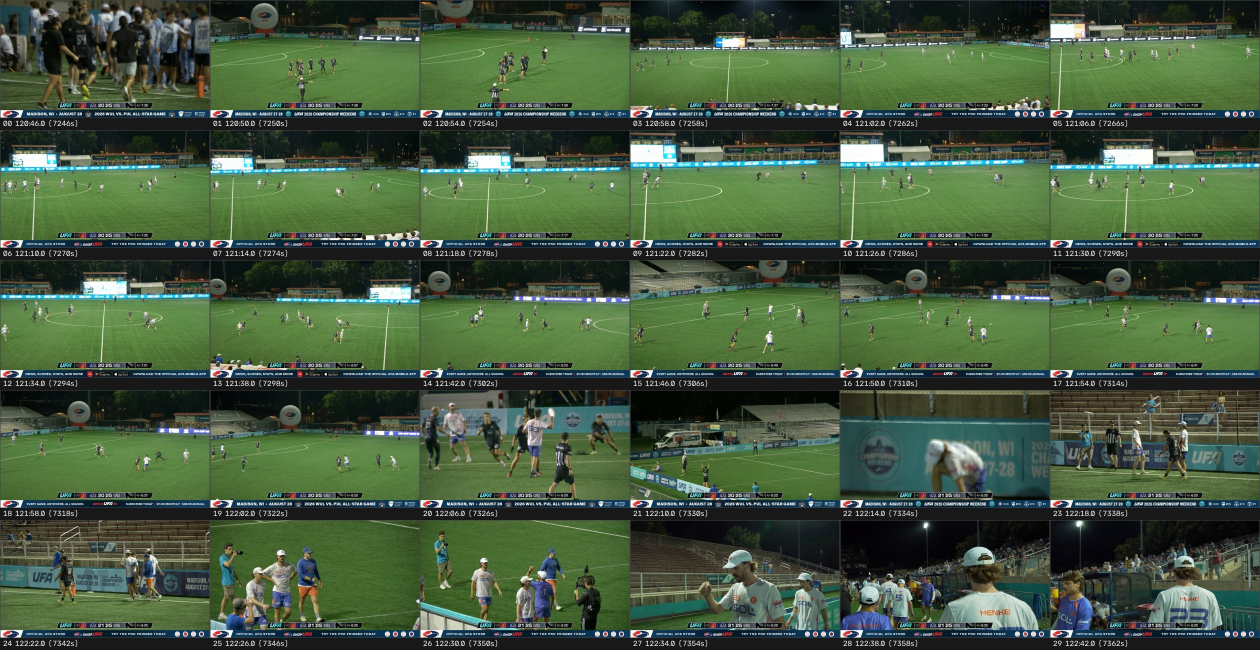
#> input picture eval/m0/pick_a_sheet.jpg, 2520 x 1300 px (shown at 1/2 size)
$ python -i measure.py   (imports and definitions only)
#> lines starting #> are read from the running program, lines starting #| are printed output that depends on the picture; after the words box and inside, x2 and y2 are one past the last pixel; in counts of white or black regions, pixels touching at a corner belong together
#> further down, picture is the input picture: shape (1300, 2520, 3); mean B, G, R 63.3, 89.1, 68.4
"""Measure players on real frames, without a detector.

M0 has to answer "how tall is a player in pixels" and "are the two kits
separable" before any detector exists. The trick is that a grass pitch is the
easiest background in sport: segment the green, and what is left standing on it
is people.

Method, per frame:

  1. HSV threshold for grass -> a green mask.
  2. Largest connected green component, convex-hulled -> the playing surface.
     This is what keeps the crowd, the stands and the sideline out of the count.
  3. Inside the surface, non-green pixels are candidate foreground.
  4. Painted lines are removed by an opening with a wide horizontal kernel
     (lines are locally wide and flat; players are not).
  5. Connected components, filtered on area, height and aspect ratio.

Everything is thresholds, so everything is arguable. That is why the tool always
writes an annotated overlay next to the numbers: the numbers are only worth what
a human sees when they look at the overlay. Check it before quoting anything.

    python -m tools.measure blobs --frames survey/uniform --out eval/m0/blobs
    python -m tools.measure crops --frame survey/uniform/012_t3000.0.png --out eval/m0/crops
"""

from __future__ import annotations

import argparse
import json
from dataclasses import asdict, dataclass
from pathlib import Path

import cv2
import numpy as np

# Grass, in OpenCV HSV (H 0-179). Wide enough for sun and shadow on the same
# pitch, tight enough to exclude the blue/black Wind Chill kit and the stands.
GRASS_LO = np.array([28, 40, 40], dtype=np.uint8)
GRASS_HI = np.array([95, 255, 255], dtype=np.uint8)

MIN_BLOB_AREA = 40
MIN_H = 6
MAX_H = 400
MIN_ASPECT = 0.9   # height / width
MAX_ASPECT = 9.0


@dataclass
class Blob:
    x: int
    y: int
    w: int
    h: int
    area: int
    fill: float          # blob area / bbox area; a person is ~0.4-0.7
    aspect: float
    foot_y: int
    torso_lab: tuple[float, float, float]
    torso_bgr: tuple[float, float, float]


def field_mask(bgr: np.ndarray) -> tuple[np.ndarray, np.ndarray]:
    """Return (grass mask, filled playing-surface mask).

    The fill is done per column between the first and last grass row rather than
    by flood fill. A flood fill seeded at a corner silently inverts whenever the
    grass happens to touch that corner, which turns the whole sky into playing
    surface; the column band cannot fail that way, and it is also the right
    shape for the job, since the surface really is one contiguous vertical run
    in every column of a broadcast frame.
    """
    hsv = cv2.cvtColor(bgr, cv2.COLOR_BGR2HSV)
#> hsv: shape (1300, 2520, 3); mean H, S, V 57.6, 100.8, 92.2
    grass = cv2.inRange(hsv, GRASS_LO, GRASS_HI)
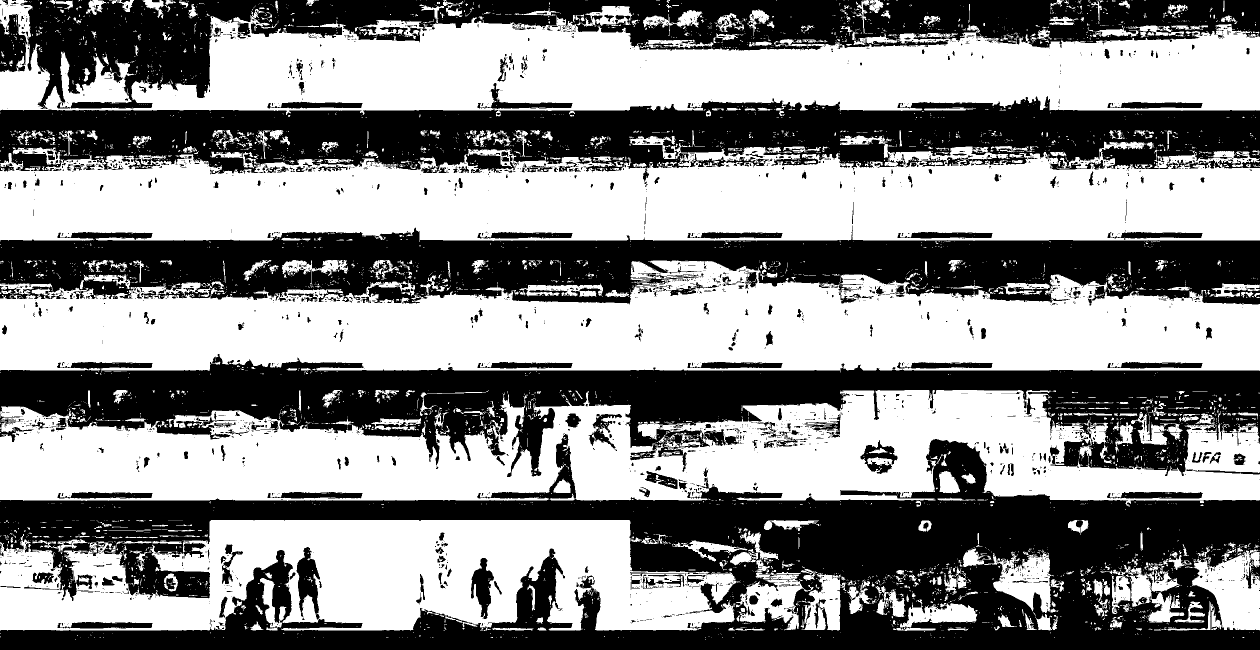
#> grass: shape (1300, 2520) (shown at 1/2 size); 54.7% white; 3359 black regions (2862 under 20 px), largest, box (x1, y1, x2, y2) and area: (0, 867, 2520, 1300) 461558, (0, 708, 2520, 954) 254212, (0, 192, 2520, 348) 240426

    closed = cv2.morphologyEx(
        grass, cv2.MORPH_CLOSE, cv2.getStructuringElement(cv2.MORPH_ELLIPSE, (15, 15))
    )
#> closed: shape (1300, 2520); 66.5% white; 141 black regions, largest, box (x1, y1, x2, y2) and area: (0, 973, 2520, 1300) 326134, (0, 465, 2520, 591) 185117, (0, 727, 2520, 893) 181128
    n, labels, stats, _ = cv2.connectedComponentsWithStats(closed, connectivity=8)
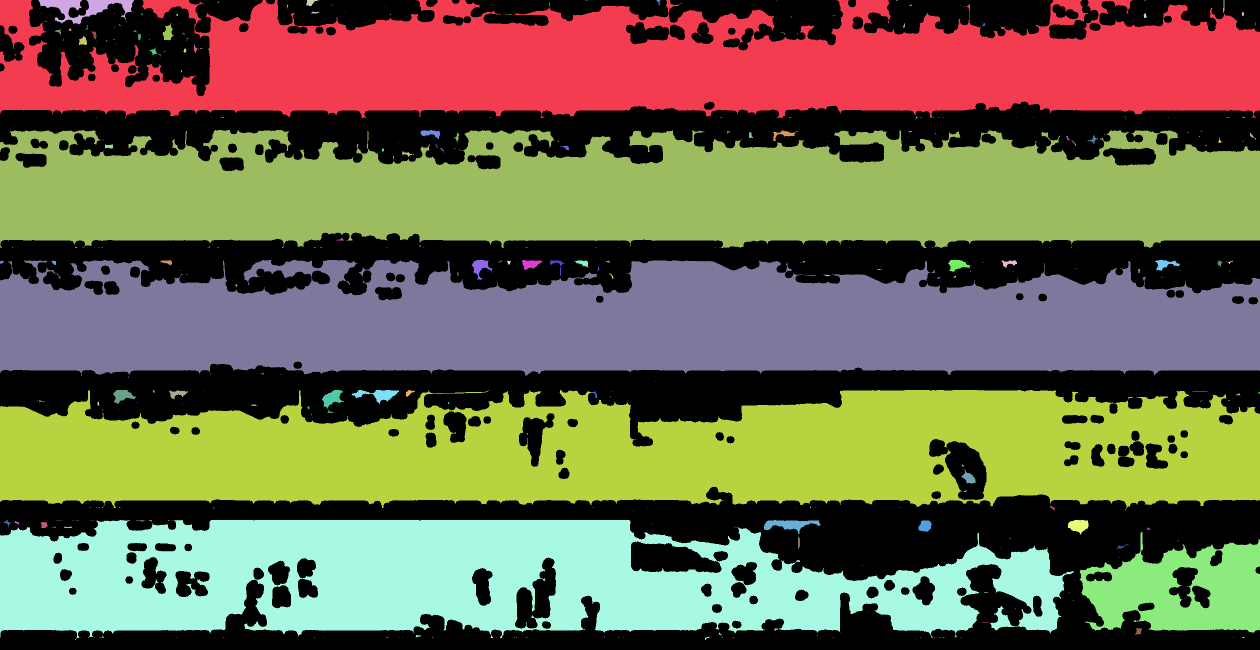
#> labels: shape (1300, 2520) int32 (shown at 1/2 size); 447 distinct labels, from 0 to 446; one colour per label, 0 black
#> n = 447; stats = 447 rows, first 6: [0, 0, 2520, 1300, 1097922], [0, 0, 2520, 236, 410475], [77, 0, 191, 49, 3735], [612, 0, 26, 12, 168], [1171, 0, 1, 1, 1], [1173, 0, 2, 1, 2]
    if n <= 1:
        return grass, np.zeros_like(grass)

    # Pick the pitch, not the trees behind the stand: the pitch is the green
    # component that owns most of the bottom of the frame. Trees are green and
    # can be large, but they are never at the camera's feet.
    H = grass.shape[0]
    bottom = labels[int(0.66 * H):, :]
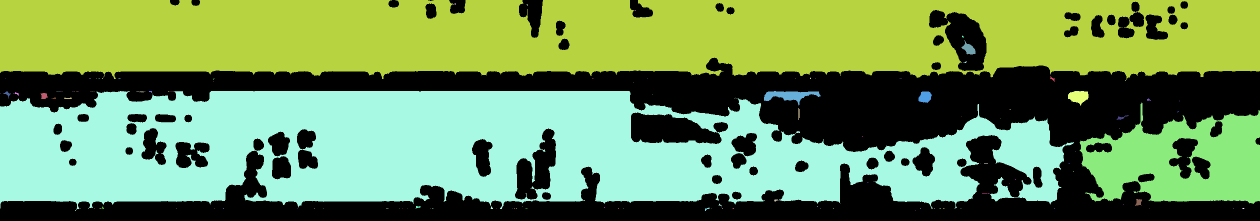
#> bottom: shape (442, 2520) int32 (shown at 1/2 size); 145 distinct labels, from 0 to 446; one colour per label, 0 black
    counts = np.bincount(bottom.ravel(), minlength=n)
#> counts = 447 values, max 390362 at index 0, min 0 at index 1, mean 2491.8
    counts[0] = 0
    if counts.max() < 0.02 * grass.size:
        return grass, np.zeros_like(grass)  # no real pitch in this frame
    biggest = int(np.argmax(counts))
#> biggest = 270
    comp = labels == biggest
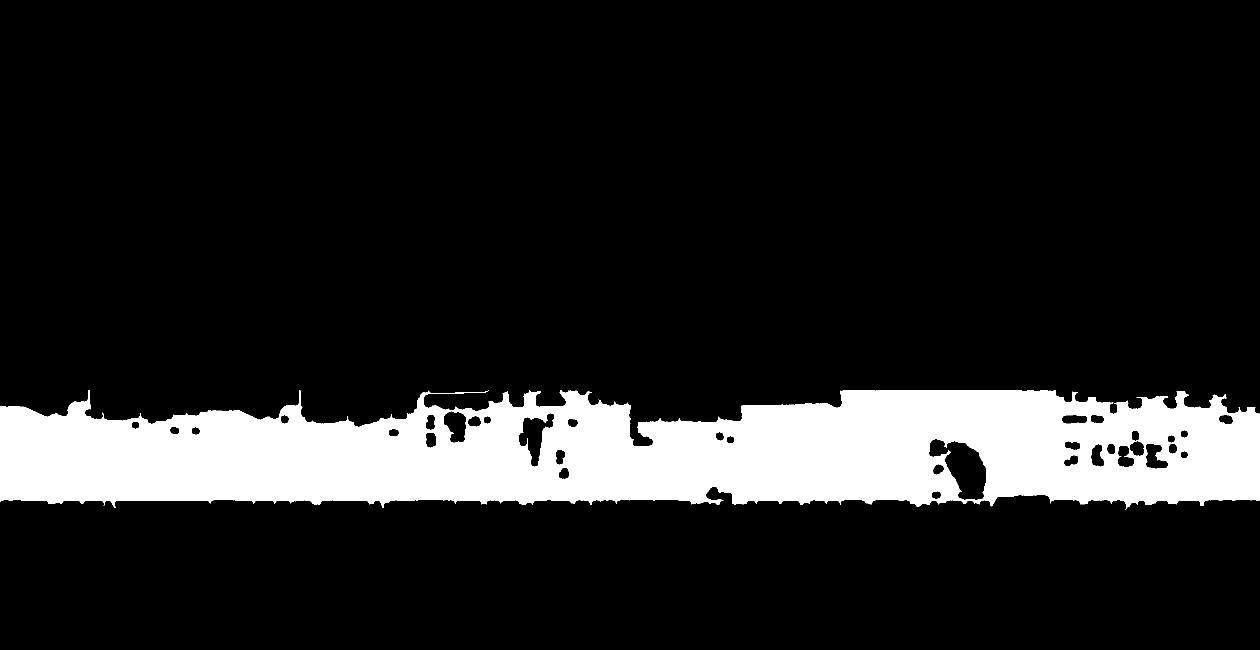
#> comp: shape (1300, 2520) bool (shown at 1/2 size); 13.6% white; 1 white region, box (x1, y1, x2, y2) and area: (0, 780, 2520, 1020) 446126

    surface = np.zeros_like(grass)
    rows = np.arange(comp.shape[0])[:, None]
    has = comp.any(axis=0)
    if not has.any():
        return grass, surface
    top = np.where(comp, rows, comp.shape[0]).min(axis=0).astype(np.int32)
#> top = 2520 values, max 893 at index 1272, min 780 at index 1059, mean 811.4
    bot = np.where(comp, rows, -1).max(axis=0).astype(np.int32)
#> bot = 2520 values, max 1019 at index 2250, min 983 at index 1447, mean 1000.8

    # A player standing on the far touchline cuts a notch in the grass, which
    # would otherwise push the band below their own feet and exclude them.
    # A running min/max over a window wider than a player closes the notch.
    win = max(31, comp.shape[1] // 24) | 1
    top = np.asarray(cv2.erode(top.reshape(1, -1).astype(np.float32),
                               np.ones((1, win), np.uint8)).ravel(), dtype=np.int32)
#> top = 2520 values, max 836 at index 1314, min 780 at index 1007, mean 796.1
    bot = np.asarray(cv2.dilate(bot.reshape(1, -1).astype(np.float32),
                                np.ones((1, win), np.uint8)).ravel(), dtype=np.int32)
#> bot = 2520 values, max 1019 at index 2198, min 995 at index 2045, mean 1008.9

    for c in np.where(has)[0]:
        if bot[c] >= top[c]:
            surface[top[c]:bot[c] + 1, c] = 255
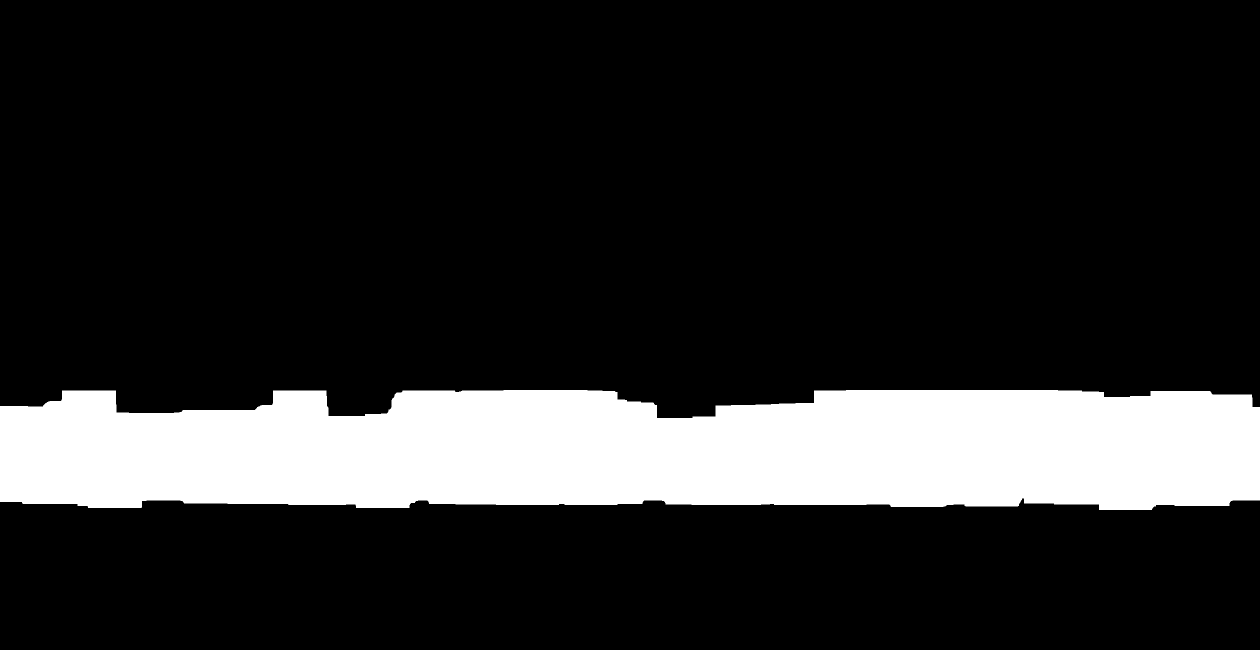
#> surface: shape (1300, 2520) (shown at 1/2 size); 16.4% white; 1 white region, box (x1, y1, x2, y2) and area: (0, 780, 2520, 1020) 538638
    return grass, surface


def find_blobs(bgr: np.ndarray, *, min_h: int = MIN_H) -> tuple[list[Blob], np.ndarray]:
    grass, surface = field_mask(bgr)
    fg = cv2.bitwise_and(cv2.bitwise_not(grass), surface)
#> fg: shape (1300, 2520); 5.4% white; 804 white regions (681 under 20 px), largest, box (x1, y1, x2, y2) and area: (0, 780, 1700, 954) 71122, (2056, 780, 2520, 952) 38682, (1310, 878, 2465, 1020) 27041

    # Painted lines: locally wide and flat. An opening with a long horizontal
    # kernel keeps them and nothing else, so subtracting it removes them.
    lines = cv2.morphologyEx(
        fg, cv2.MORPH_OPEN, cv2.getStructuringElement(cv2.MORPH_RECT, (35, 1))
    )
#> lines: shape (1300, 2520); 3.3% white; 105 white regions, largest, box (x1, y1, x2, y2) and area: (1310, 991, 2465, 1020) 11963, (2056, 780, 2505, 815) 8119, (361, 1000, 1306, 1016) 7835
    fg = cv2.subtract(fg, lines)
#> fg: shape (1300, 2520); 2.1% white; 1799 white regions (1381 under 20 px), largest, box (x1, y1, x2, y2) and area: (1078, 867, 1151, 987) 2567, (815, 833, 909, 931) 2198, (1305, 858, 1420, 901) 2172
    fg = cv2.morphologyEx(
        fg, cv2.MORPH_CLOSE, cv2.getStructuringElement(cv2.MORPH_ELLIPSE, (3, 7))
    )
#> fg: shape (1300, 2520); 3% white; 693 white regions (536 under 20 px), largest, box (x1, y1, x2, y2) and area: (2085, 793, 2520, 952) 24225, (650, 781, 1015, 938) 13308, (1260, 842, 1485, 944) 7599

    n, labels, stats, cents = cv2.connectedComponentsWithStats(fg, connectivity=8)
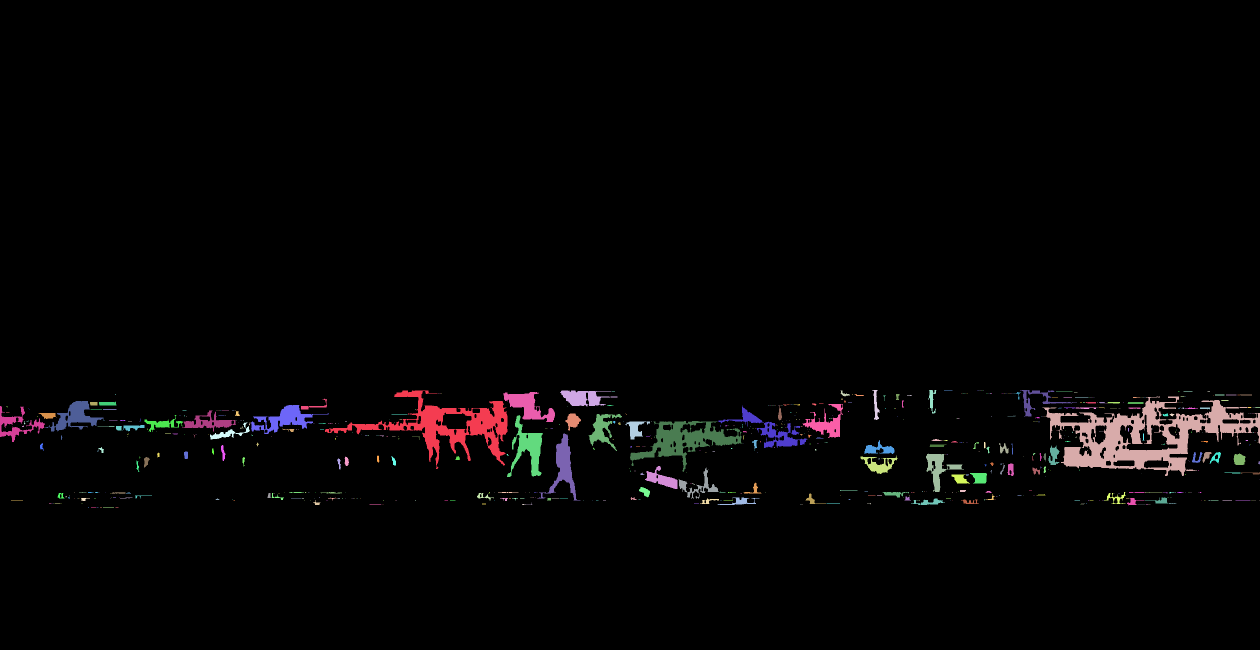
#> labels: shape (1300, 2520) int32 (shown at 1/2 size); 694 distinct labels, from 0 to 693; one colour per label, 0 black
#> n = 694; stats = 694 rows, first 6: [0, 0, 2520, 1300, 3178722], [650, 781, 365, 157, 13308], [1120, 781, 115, 32, 2007], [1681, 781, 19, 12, 87], [1744, 780, 15, 60, 372], [1856, 780, 17, 47, 321]; cents = 694 pairs, first value 13.6 to 2518, second value 642.6 to 1015
    lab_img = cv2.cvtColor(bgr, cv2.COLOR_BGR2LAB)
#> lab_img: shape (1300, 2520, 3); mean of channels 0, 1, 2 88.6, 116, 139.9
    # A player stands on grass, so the *foot* must lie inside the surface even
    # when the head pokes above the far touchline.
    H, W = fg.shape
    out: list[Blob] = []
    for i in range(1, n):
        x, y, w, h, area = stats[i]
        if area < MIN_BLOB_AREA or h < min_h or h > MAX_H or w == 0:
            continue
        fx, fy = int(x + w // 2), min(H - 1, int(y + h) - 1)
        if surface[fy, fx] == 0:
            continue
        aspect = h / w
        if not (MIN_ASPECT <= aspect <= MAX_ASPECT):
            continue
        comp = labels[y:y + h, x:x + w] == i
        # Torso = rows 20-55% down the box, the part that is jersey on everyone.
        t0, t1 = y + int(0.20 * h), y + max(int(0.55 * h), int(0.20 * h) + 1)
        sel = (labels[t0:t1, x:x + w] == i)
        if sel.sum() < 4:
            continue
        lab_px = lab_img[t0:t1, x:x + w][sel].astype(np.float32)
        bgr_px = bgr[t0:t1, x:x + w][sel].astype(np.float32)
        out.append(
            Blob(
                x=int(x), y=int(y), w=int(w), h=int(h), area=int(area),
                fill=round(float(comp.sum()) / (w * h), 3),
                aspect=round(float(aspect), 2),
                foot_y=int(y + h),
                torso_lab=tuple(round(float(v), 1) for v in lab_px.mean(axis=0)),
                torso_bgr=tuple(round(float(v), 1) for v in bgr_px.mean(axis=0)),
            )
        )
#> this loop made 693 passes
#> (x, y, w, h, area, fx, fy, aspect) on passes 1 to 3: (650, 781, 365, 157, 13308, 832, 937, 0.43), (1120, 781, 115, 32, 2007, 1177, 812, 0.278), (1681, 781, 19, 12, 87, 1690, 792, 0.632)
#> after the loop, out = 39 items
    return out, fg


# [79 lines left out: functions annotate, cmd_blobs, cmd_crops, main, not called in this run]


# [2 lines not run here, left out]

>>> import cv2
>>> picture = cv2.imread('../eval/m0/pick_a_sheet.jpg')
>>> result = find_blobs(picture)
